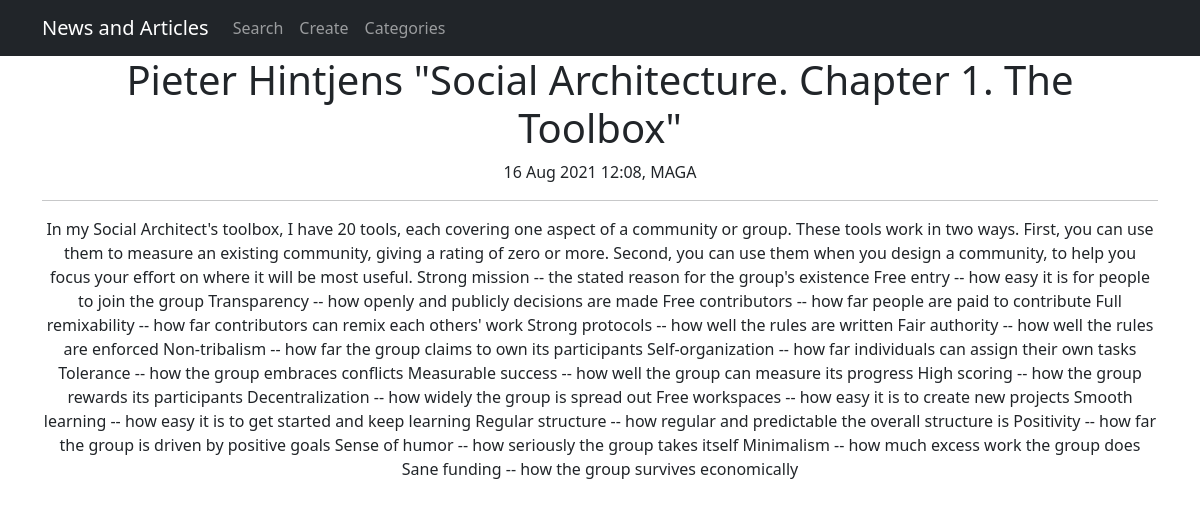
The page /news/2 on the database its author committed.
### news/models.py (models this page shows, shortened)
class Post(models.Model):
    author = models.ForeignKey(Author, on_delete=models.CASCADE)
    NEWS = 'NEW'
    ARTICLE = 'ART'
    CATEGORY_CHOICES = [(NEWS, 'NEWS'), (ARTICLE, 'ARTICLE'), ]
    categoryType = models.CharField(max_length=3, choices=CATEGORY_CHOICES, default=NEWS)
    dateCreated = models.DateTimeField(auto_now_add=True)
    postCategory = models.ManyToManyField(Category, through='PostCategory')
    title = models.CharField(max_length=128)
    text = models.TextField()
    rating = models.SmallIntegerField(default=0)

class Author(models.Model):
    authorUser = models.OneToOneField(User, on_delete=models.CASCADE)
    ratingAuthor = models.SmallIntegerField(default=0)
    first_name = User.first_name
    last_name = User.last_name
    def __str__(self):
        return f'{self.authorUser.username}'

### news/views.py (the view)
# urls.py: path('<int:pk>', PostDetailedView.as_view(), name='post'),
class PostDetailedView(DetailView):
    model = Post
    template_name = 'post.html'
    context_object_name = 'news'
    queryset = Post.objects.all()

### news/templatetags/custom_filters.py (called while the page is built)
@register.filter(name='censor')
def censor(value):
    for word in censor_list:
        value = value.replace(word, replacement_word)
    return value

### templates/post.html (shortened to what this page needs)
{% extends 'flatpages/default.html' %}
{% load custom_filters %}
{% block content %}
<h1>{{news.title|censor}}</h1>
{{news.dateCreated|date:'d M Y h:m'}}, {{news.author}}
<br>
<hr>
{{ news.text|censor }}
{% endblock content %}

### rows shown on the page
Post: title|censor "Pieter Hintjens \"Social Architecture. Chapter 1. The Toolbox\"", dateCreated "16 Aug 2021 12:08", author "MAGA", text|censor "In my Social Architect's toolbox, I have 20 tools, each covering one aspect of a community or group. These tools work in two ways. First, you can use them to measure an existing community, giving a rating of zero or more. Second, you can use them when you design a community, to help you focus your effort on where it will be most useful. Strong mission -- the stated reason for the group's existence Free entry -- how easy it is for people to join the group Transparency -- how openly and publicly decisions are made Free contributors -- how far people are paid to contribute Full remixability -- how far contributors can remix each others' work Strong protocols -- how well the rules are written…"
